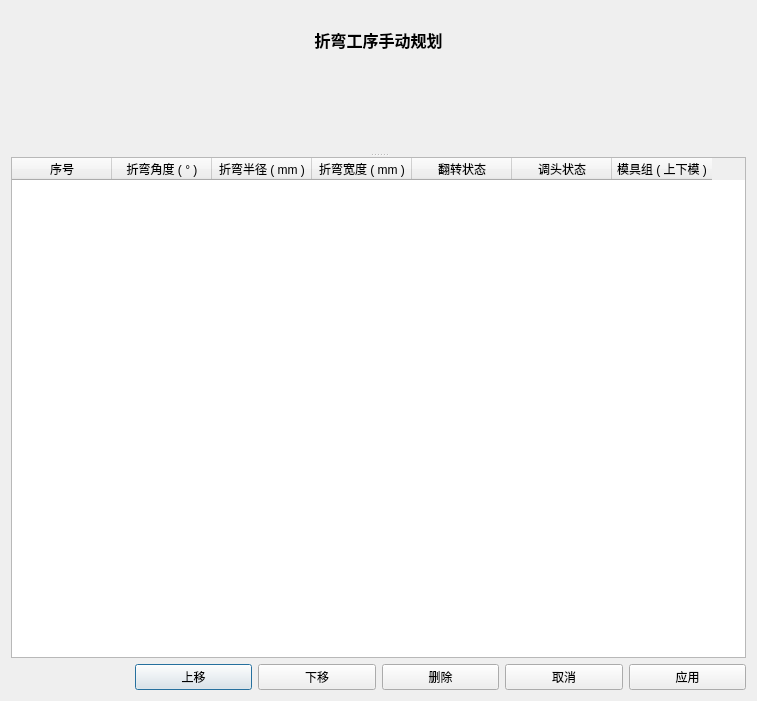
<?xml version="1.0" encoding="UTF-8"?>
<ui version="4.0">
 <class>uiBendOrderPage</class>
 <widget class="QDialog" name="uiBendOrderPage">
  <property name="geometry">
   <rect>
    <x>0</x>
    <y>0</y>
    <width>757</width>
    <height>701</height>
   </rect>
  </property>
  <property name="windowTitle">
   <string>Dialog</string>
  </property>
  <layout class="QGridLayout" name="gridLayout_2">
   <item row="0" column="0">
    <layout class="QGridLayout" name="gridLayout" rowstretch="2,20,1">
     <item row="1" column="0" colspan="6">
      <widget class="QSplitter" name="splitter">
       <property name="orientation">
        <enum>Qt::Vertical</enum>
       </property>
       <widget class="QWidget" name="widget" native="true"/>
       <widget class="QTableWidget" name="tableWidget">
        <column>
         <property name="text">
          <string>序号</string>
         </property>
         <property name="textAlignment">
          <set>AlignHCenter|AlignVCenter|AlignCenter</set>
         </property>
        </column>
        <column>
         <property name="text">
          <string>折弯角度 ( ° )</string>
         </property>
         <property name="textAlignment">
          <set>AlignHCenter|AlignVCenter|AlignCenter</set>
         </property>
        </column>
        <column>
         <property name="text">
          <string>折弯半径 ( mm )</string>
         </property>
         <property name="textAlignment">
          <set>AlignHCenter|AlignVCenter|AlignCenter</set>
         </property>
        </column>
        <column>
         <property name="text">
          <string>折弯宽度 ( mm )</string>
         </property>
         <property name="textAlignment">
          <set>AlignHCenter|AlignVCenter|AlignCenter</set>
         </property>
        </column>
        <column>
         <property name="text">
          <string>翻转状态</string>
         </property>
         <property name="textAlignment">
          <set>AlignHCenter|AlignVCenter|AlignCenter</set>
         </property>
        </column>
        <column>
         <property name="text">
          <string>调头状态</string>
         </property>
         <property name="textAlignment">
          <set>AlignHCenter|AlignVCenter|AlignCenter</set>
         </property>
        </column>
        <column>
         <property name="text">
          <string>模具组 ( 上下模 )</string>
         </property>
         <property name="textAlignment">
          <set>AlignHCenter|AlignVCenter|AlignCenter</set>
         </property>
        </column>
       </widget>
      </widget>
     </item>
     <item row="2" column="0">
      <widget class="QLabel" name="label_2">
       <property name="text">
        <string/>
       </property>
      </widget>
     </item>
     <item row="2" column="1">
      <widget class="QPushButton" name="up">
       <property name="text">
        <string>上移</string>
       </property>
      </widget>
     </item>
     <item row="2" column="2">
      <widget class="QPushButton" name="down">
       <property name="text">
        <string>下移</string>
       </property>
      </widget>
     </item>
     <item row="2" column="3">
      <widget class="QPushButton" name="del">
       <property name="text">
        <string>删除</string>
       </property>
      </widget>
     </item>
     <item row="2" column="4">
      <widget class="QPushButton" name="cancel">
       <property name="text">
        <string>取消</string>
       </property>
      </widget>
     </item>
     <item row="2" column="5">
      <widget class="QPushButton" name="sure">
       <property name="text">
        <string>应用</string>
       </property>
      </widget>
     </item>
     <item row="0" column="0" colspan="6">
      <widget class="QLabel" name="label">
       <property name="font">
        <font>
         <family>AcadEref</family>
         <pointsize>12</pointsize>
         <weight>75</weight>
         <bold>true</bold>
        </font>
       </property>
       <property name="text">
        <string>折弯工序手动规划</string>
       </property>
       <property name="alignment">
        <set>Qt::AlignCenter</set>
       </property>
      </widget>
     </item>
    </layout>
   </item>
  </layout>
 </widget>
 <resources/>
 <connections/>
</ui>
